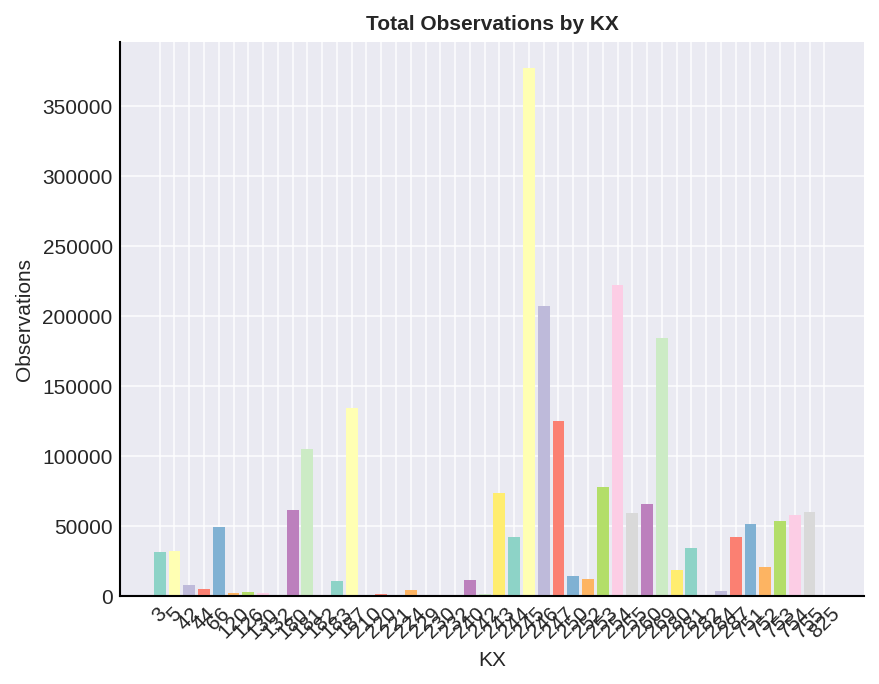

Generate this figure with Python:
from __future__ import annotations
import os, sys
import matplotlib.pyplot as plt
import readDiag as rd
import readDiag.plotting as rp

def _resolve_default(path: str) -> str:
    env = os.environ.get("READDIAG_DATA")
    if env and not os.path.isabs(path):
        candidate = os.path.join(env, path)
        if os.path.exists(candidate):
            return candidate
    return path

def main():
    path = sys.argv[1] if len(sys.argv) > 1 else "data/diag_conv_01.2024013018"
    path = _resolve_default(path)
    api = rd.open_diagnostic(path)
    rp.plot_kx_count(api)
    out = "01_kx_count.png"
    plt.savefig(out, bbox_inches="tight", dpi=150)
    print(f"[INFO] saved: {out}")

if __name__ == "__main__":
    main()
